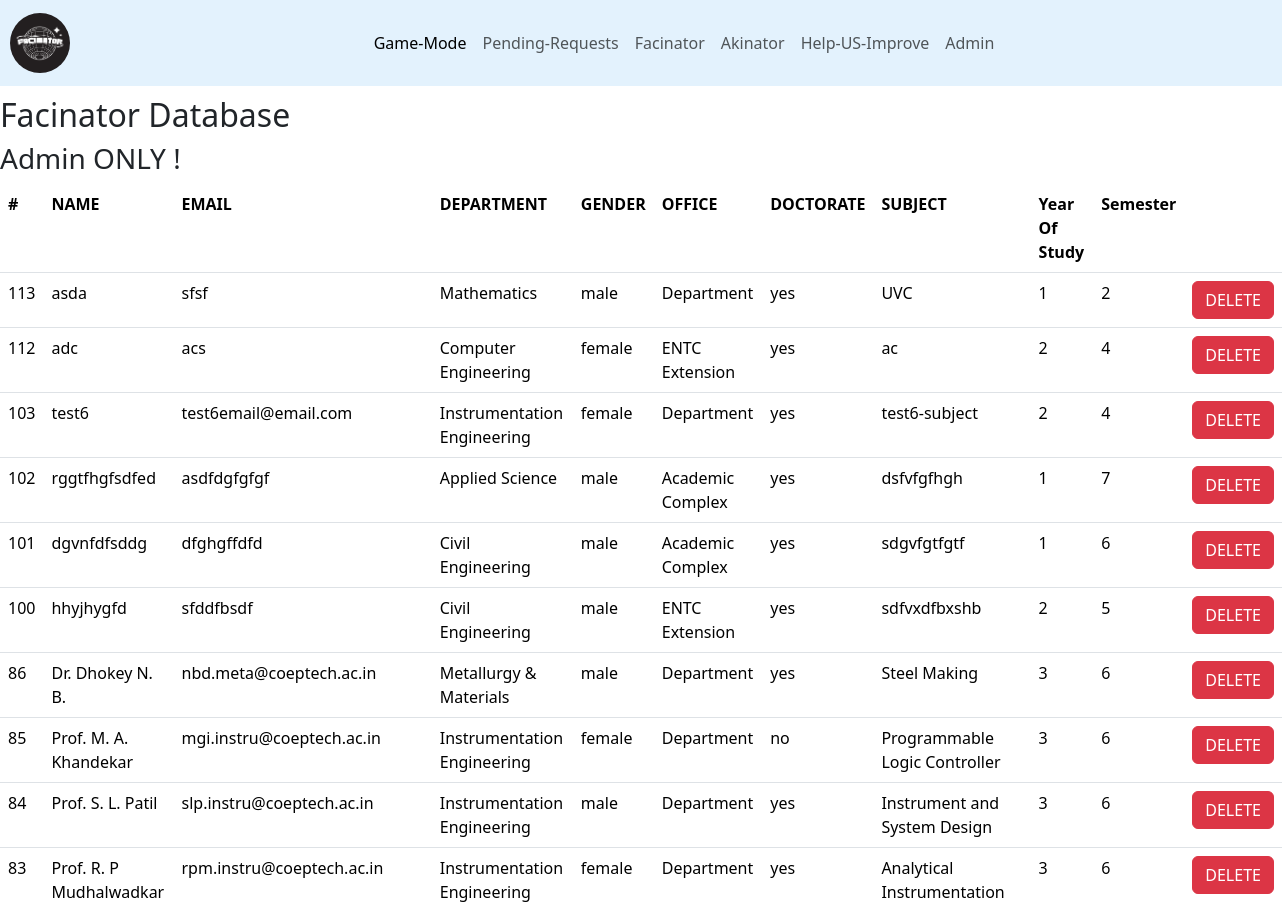
/admin (upper part), run on an earlier commit of the app's database.
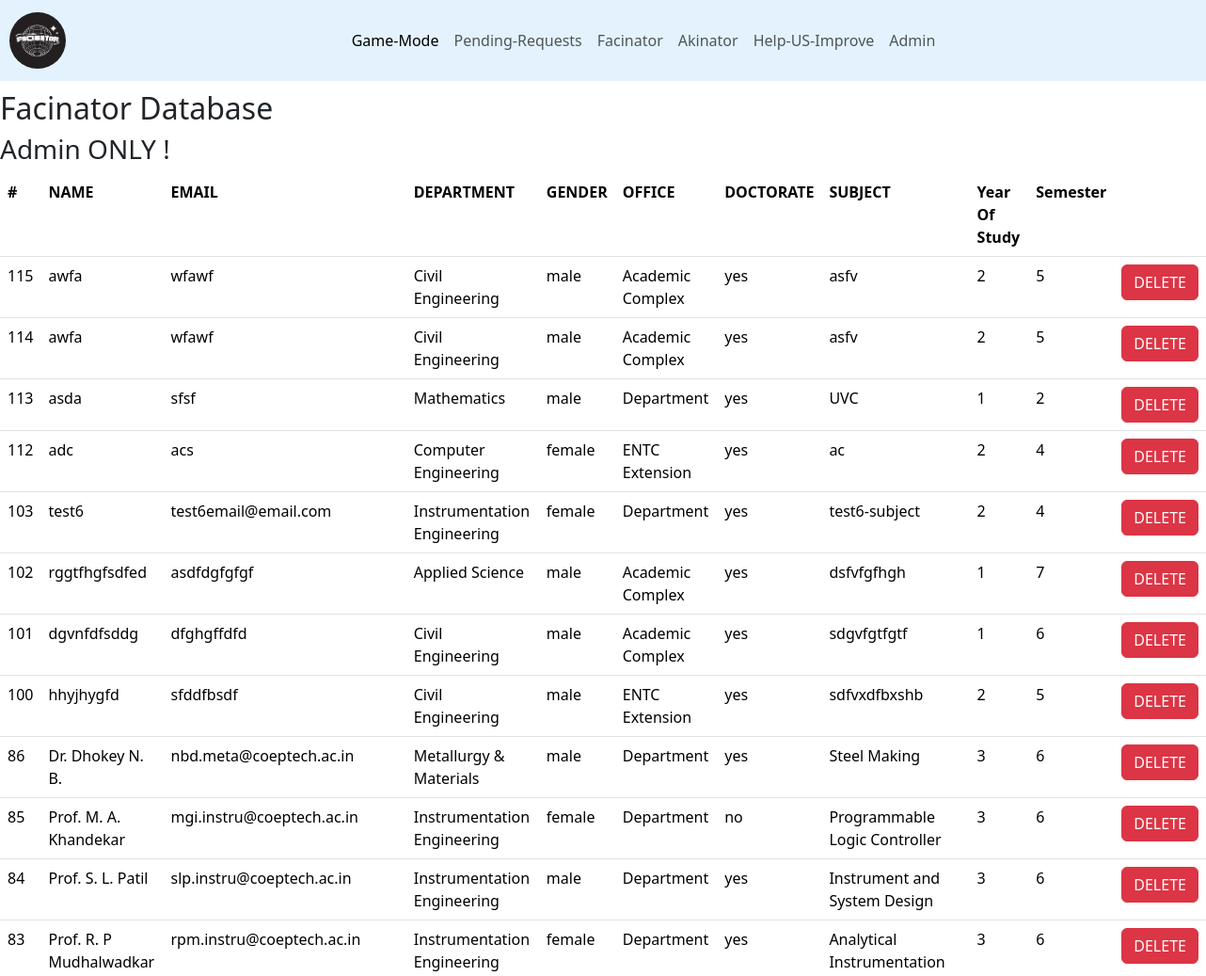
And on a later commit of the database.
### tables this page shows
CREATE TABLE admindb (
    id INTEGER PRIMARY KEY AUTOINCREMENT,
    faculty_name TEXT NOT NULL,
    faculty_email TEXT NOT NULL,
    department_name TEXT NOT NULL,
    department_id INTEGER,
    subject_id INTEGER,
    subject_name TEXT NOT NULL,
    year_of_study INTEGER NOT NULL,
    semester INTEGER NOT NULL,
    gender TEXT NOT NULL,
    doctorate TEXT NOT NULL,
    office TEXT NOT NULL
);

### app.py (the view)
@app.route("/admin")
def alldata():
    con = sqlite3.connect("facinator.db")
    cur = con.cursor()
    cur.execute("SELECT * FROM admindb")
    data = cur.fetchall();
    con.close()
    return render_template("alldata.html", data =  list(reversed(data)), deleted=0, login=1)

### templates/alldata.html (shortened to what this page needs)
<!DOCTYPE html>
<html lang="en">
<head>
    <link href="https://cdn.jsdelivr.net/npm/bootstrap@5.3.3/dist/css/bootstrap.min.css" rel="stylesheet">
</head>
<body onload="flashmsg()">
    <nav class="navbar navbar-expand-lg navbar-light" style="background-color: #e3f2fd;">
        <a class="navbar-brand" href="/"><img src="../static/logo/logo3.png" alt="Facinator" class="facinator_logo"></a>
        <div class="collapse navbar-collapse" id="navbarNavAltMarkup">
          <div class="navbar-nav">
            <a class="nav-item nav-link active" href="/facinator_game">Game-Mode</a>
            <a class="nav-item nav-link" href="/pending">Pending-Requests</a>
            <a class="nav-item nav-link" href="/main">Facinator</a>
            <a class="nav-item nav-link" href="https://en.akinator.com/#">Akinator</a>
            <a class="nav-item nav-link" href="/addnew">Help-US-Improve</a>
            <a class="nav-item nav-link" href="/login">Admin</a>
          </div>
        </div>
      </nav>
<br><br><br><br>
    <h2>Facinator Database</h2>
    <h3>Admin ONLY !</h3>
    <table class="table">
        <th>#</th>
        <th>NAME</th>
        <th>EMAIL</th>
        <th>DEPARTMENT</th>
        <th>GENDER</th>
        <th>OFFICE</th>
        <th>DOCTORATE</th>
        <th>SUBJECT</th>
        <th>Year Of Study</th>
        <th>Semester</th>
        <th></th>
        {% for i in data %}
        <tr>
            <td>{{ i[0] }}</td>
            <td>{{ i[1] }}</td>
            <td>{{ i[2] }}</td>
            <td>{{ i[3] }}</td>
            <td>{{ i[9] }}</td>
            <td>{{ i[11] }}</td>
            <td>{{ i[10] }}</td>
            <td>{{ i[6] }}</td>
            <td>{{ i[7] }}</td>
            <td>{{ i[8] }}</td>
            <td><form action="{{ url_for('admin_delete') }}" method="post"><input type="text" value="{{ i[0] }}" hidden name="admin_delete"><input type="submit" class="btn btn-danger" value="DELETE"></form></td>
        </tr>
        {% endfor %}
    </table>
</body>
</html>

### templates/alldata.html (style rules this page uses)
.navbar { width: 100%; position: fixed; z-index: 1000; width: 100vw; margin-left: 0; }
.facinator_logo { max-height: 60px; max-width: 60px; margin-left: 10px; border-radius: 50%; }
.collapse { display: flex; justify-content: center; }
.table { padding: 20px; margin-bottom: 500px; }

What changed in the data, as far as the page shows it:
added admindb: id "115", faculty_name "awfa", faculty_email "wfawf", department_name "Civil Engineering", gender "male", office "Academic Complex", doctorate "yes", subject_name "asfv", year_of_study "2", semester "5"
added admindb: id "114", faculty_name "awfa", faculty_email "wfawf", department_name "Civil Engineering", gender "male", office "Academic Complex", doctorate "yes", subject_name "asfv", year_of_study "2", semester "5"
